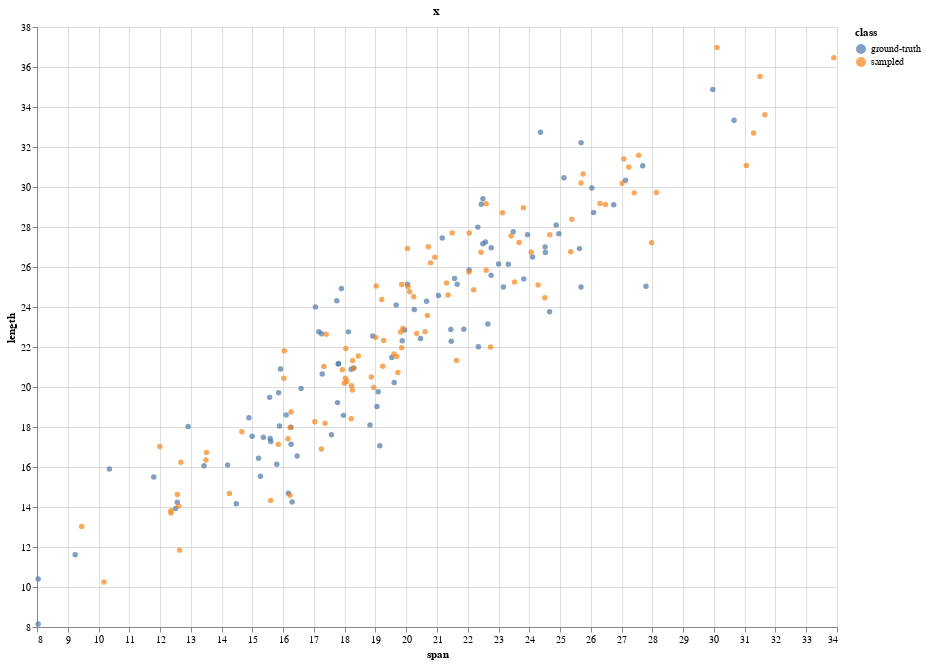

Notebook source saved alongside this figure:
### Code cell
val dataFrameForData = DataFrame(Seq(
    DataFrame.Column.ofContinuous(data.map(d => d.span), "span"),
    DataFrame.Column.ofContinuous(data.map(d => d.length), "length"),
    DataFrame.Column.ofNominals(Seq.fill(data.length)("ground-truth"), "class")
    )
)

val dataFrameForSamples = DataFrame(Seq(
    DataFrame.Column.ofContinuous(sampledPairs.map(d => d.span), "span"),
    DataFrame.Column.ofContinuous(sampledPairs.map(d => d.length), "length"),
    DataFrame.Column.ofNominals(Seq.fill(sampledPairs.length)("sampled"), "class")
    )
)

dataFrameForData.concat(dataFrameForSamples).plot.scatterPlot("span", "length", title = "x", colorField="class").show()

### Figure 1 — Vega specification as saved in the notebook (floating-point values rounded to 4 significant figures; data arrays with more than 128 entries replaced by an {"elided": "..."} marker saying what was removed)
{"$schema": "https://vega.github.io/schema/vega-lite/v5.json", "data": {"values": {"elided": "200 records"}}, "description": ".", "encoding": {"color": {"field": "class"}, "x": {"field": "span", "scale": {"zero": false}, "type": "quantitative"}, "y": {"field": "length", "scale": {"zero": false}, "type": "quantitative"}}, "height": 600, "mark": "circle", "title": "x", "width": 800}
